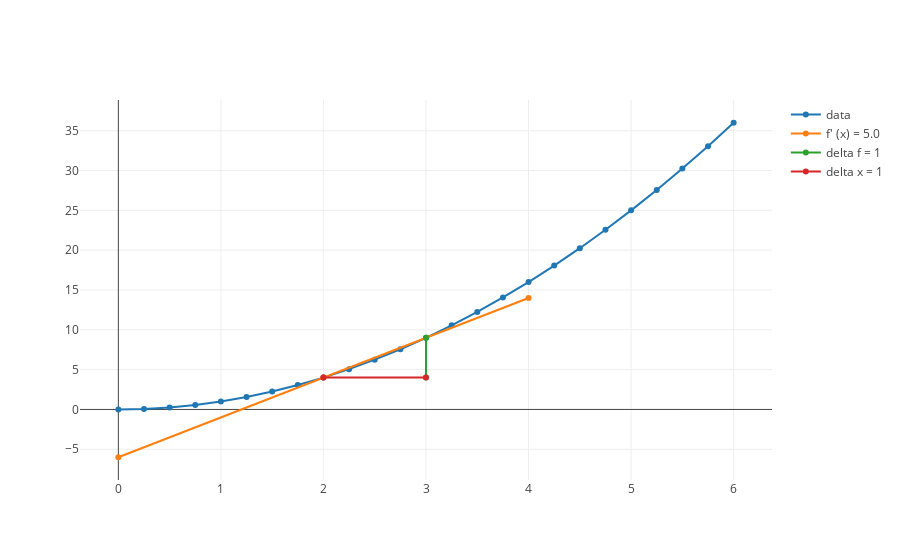

The notebook cell saved with this chart:
### Markdown cell above
Here is **the problem:**

* in our formula of $ f'(x) = \frac{f(x_1 + \Delta x) - f(x_1)}{\Delta x} $, we are seeing the rate of change not just where x = 2, but from the period from $x = 2$ to $x = 3$.

### Code cell
x_squared_delta_traces = delta_traces(x_squared, 2, line_length = 4, delta_x = 1)

layout = build_layout(x_axis = {'title': 'number of seconds', 'range': [1.5, 3.5]}, y_axis = {'title': 'distance', 'range': [0, 12]})
plot([trace_x_squared, *x_squared_delta_traces ], layout)

### Figure 1 — Plotly figure (JSON) as saved in the notebook; plotly's stock layout.template omitted (floating-point values rounded to 4 significant figures)
{"data": [{"mode": "lines+markers", "name": "data", "text": [], "type": "scatter", "uid": "d2c5c0fa-b5b4-11e8-a686-086d41e3715a", "x": [0, 0.25, 0.5, 0.75, 1, 1.25, 1.5, 1.75, 2, 2.25, 2.5, 2.75, 3, 3.25, 3.5, 3.75, 4, 4.25, 4.5, 4.75, 5, 5.25, 5.5, 5.75, 6], "y": [0, 0.0625, 0.25, 0.5625, 1, 1.562, 2.25, 3.062, 4, 5.062, 6.25, 7.562, 9, 10.56, 12.25, 14.06, 16, 18.06, 20.25, 22.56, 25, 27.56, 30.25, 33.06, 36]}, {"mode": "lines+markers", "name": "f' (x) = 5.0", "text": [], "type": "scatter", "uid": "d2c5c51e-b5b4-11e8-b235-086d41e3715a", "x": [0, 2, 4], "y": [-6, 4, 14]}, {"mode": "lines+markers", "name": "delta f = 1", "text": [], "type": "scatter", "uid": "d2c5c6f6-b5b4-11e8-9cf6-086d41e3715a", "x": [3, 3], "y": [4, 9]}, {"mode": "lines+markers", "name": "delta x = 1", "text": [], "type": "scatter", "uid": "d2c5c89a-b5b4-11e8-bee2-086d41e3715a", "x": [2, 3], "y": [4, 4]}], "layout": {}}
